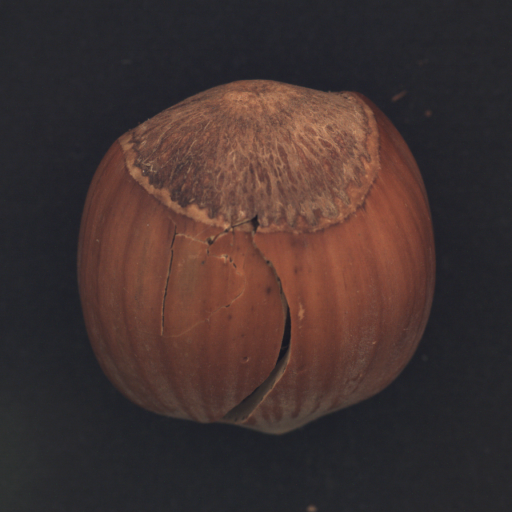
#> input picture 09_ComputerVision/hazelnut_anomaly_detection/data/hazelnut/test/crack/002.png, 1024 x 1024 px, given as the content of the folder ./data/hazelnut/train/good, which was not available (shown at 1/2 size)
$ python solution.py
#> lines starting #> are read from the running program, lines starting #| are printed output that depends on the picture; pictures that were not available may be replaced by others from this repository, and a replacement may not be noted
#%% [markdown]
#정상 학습 이미지 수   : 391
#원본 특징 벡터 shape : (391, 864)
#Train  : 312장
#Val    : 79장
#Train shape : (312, 864)
#Val   shape : (79, 864)
#앙상블 모델 3개 학습 완료 (random_states=[42, 123, 7])
#테스트 이미지 수 : 110
#정상 수          : 40
#이상 수          : 70
#validation 앙상블 점수 일부: [0.0614 0.0751 0.0657 0.0252 0.0592 0.0786 0.0666 0.0591 0.0677 0.0756]
#Threshold (val 하위 65%, 중앙값) : 0.0723
#Confusion Matrix
#[[ 5 35]
# [ 5 65]]
#
#Classification Report
#              precision    recall  f1-score   support
#
#      normal       0.50      0.12      0.20        40
#     anomaly       0.65      0.93      0.76        70
#
#    accuracy                           0.64       110
#   macro avg       0.57      0.53      0.48       110
#weighted avg       0.60      0.64      0.56       110
#
#Anomaly F1-score : 0.7647
#ROC AUC (참고용) : 0.5725
#검출된 박스 수: 1
#박스 (x, y, w, h, area): (34, 30, 188, 197, 28459.5)

# %% [markdown]
# # 산업 이상 탐지 실습 노트북 (정확도 개선판)
# ## MVTec AD `hazelnut` + **멀티스케일 LBP** + **Isolation Forest** + OpenCV 후처리
#
# ### 제약 조건
# - 특징 추출: **LBP만 사용** (HOG, 색상 히스토그램 등 사용 안 함)
# - 모델: **Isolation Forest 앙상블 (3개 random_state 평균)**
#
# ### 개선 항목
# | 항목 | 기존 | 개선 |
# |------|------|------|
# | 이미지 전처리 | Blur → CLAHE | 원본 Grayscale (미세 결함 패턴 보존) |
# | LBP 추출 | 전역 단일 스케일 | 4×4 Grid × 반지름 [1,2,3] 멀티스케일 |
# | 정규화 | StandardScaler | 제거 (LBP 히스토그램은 이미 확률 분포) |
# | 모델 | 단일 IF (n=300) | IF 앙상블 3개 (n=500, max_samples=0.8) |
# | Threshold | train 하위 5% 고정 | validation 중앙값(65%ile, 누수 없음) |
# | 이미지 크기 | 128×128 | 256×256 (미세 균열 LBP 소실 방지) |
# | 이상 위치 이진화 | Otsu | THRESH_TRIANGLE (단봉 분포 대응) |
# | Morphology | OPEN → CLOSE | OPEN → DILATE → CLOSE (박스 안정성 강화) |

# %% [markdown]
# ## 1. 라이브러리 설치

# %%
# !pip -q install scikit-image scikit-learn opencv-python matplotlib koreanize-matplotlib

# %% [markdown]
# ## 2. 모듈 import

# %%
import koreanize_matplotlib
import os
import cv2
import numpy as np
import matplotlib.pyplot as plt

from skimage.feature import local_binary_pattern
from skimage.metrics import structural_similarity as ssim

from sklearn.ensemble import IsolationForest
from sklearn.model_selection import train_test_split
from sklearn.metrics import (
    classification_report, confusion_matrix,
    roc_curve, auc, f1_score
)

# %% [markdown]
# ## 3. 경로 및 전역 상수 설정
#
# CLAHE 객체는 모듈 상단에서 한 번만 생성하고 재사용합니다.
# 이미지 수백 장을 처리할 때 함수 호출마다 생성하는 낭비를 방지합니다.

# %%
DATASET_DIR = "./data/hazelnut"
IMG_SIZE    = (256, 256)   # 특징 추출용 크기 — 고해상도로 미세 균열의 LBP 소실 방지
LOC_SIZE    = (256, 256)   # 이상 위치 표시용 크기
MIN_AREA    = 100          # 이상 위치 박스 최소 면적 (픽셀 단위)

# CLAHE 객체 전역 1회 생성
# → build_mean_reference, localize_anomaly 두 곳에서 공유
CLAHE = cv2.createCLAHE(clipLimit=2.0, tileGridSize=(8, 8))

# %% [markdown]
# ## 4. 전처리 + Grid 멀티스케일 LBP 특징 추출 함수
#
# ### 원본 Grayscale (전처리)
# LBP는 픽셀 간 밝기 대소를 비교해 패턴을 만듭니다.
# Blur나 CLAHE는 미세 균열·긁힘의 고주파 경계를 뭉개
# LBP가 포착해야 할 결함 패턴을 약화시키므로 적용하지 않습니다.
# 원본 픽셀 대조값을 그대로 보존해 결함 패턴이 히스토그램에 명확히 반영되게 합니다.
#
# ### n_bins 이론값 고정
# `uniform` LBP의 가능한 패턴 수는 `n_points + 2`로 이론적으로 고정되므로
# 이 값을 n_bins로 사용하면 모든 이미지에서 벡터 길이가 항상 동일합니다.
#
# ### Grid 분할 LBP (4×4 격자)
# 전역 히스토그램은 결함이 어디에 있든 같은 벡터를 만들어 위치 정보가 소실됩니다.
# 이미지를 4×4 격자(16개 셀)로 나눠 셀마다 히스토그램을 추출하면
# 결함의 위치 정보가 특징 벡터에 반영됩니다.
# 셀이 작을수록 결함이 해당 셀 히스토그램에서 차지하는 밀도가 커져
# 미세 결함이 특징에 더 명확히 드러납니다.
# (256×256 기준 각 셀 = 64×64 픽셀)
#
# ### 멀티스케일 LBP (반지름 1·2·3)
# - 반지름 1: 미세 텍스처 (긁힘, 미세 오염)
# - 반지름 2: 중간 텍스처 (균열, 패인 흔적)
# - 반지름 3: 거시 텍스처 (큰 변형, 깨짐)
#
# 최종 특징 벡터 = 16 셀 × 3 스케일 × (n_points + 2) bins

# %%
# Grid 분할 수 (GRID_N × GRID_N 개 셀)
# 4×4 격자: 16개 셀로 분할해 미세 결함이 히스토그램에서 차지하는 비중을 높임
# 셀이 작을수록 결함이 전체 픽셀에서 차지하는 밀도가 커져 특징에 더 명확히 반영됨
GRID_N = 4

# 멀티스케일 LBP 반지름 목록
# radius=5 는 64×64 셀 환경에서도 노이즈 bin을 늘려 판별력을 저하시키므로 제거
LBP_RADII = [1, 2, 3]

def extract_lbp_feature(image_path, size=IMG_SIZE):
    """
    이미지 1장에서 Grid 분할 멀티스케일 LBP 히스토그램을 추출합니다.

    처리 순서
    ---------
    1) 이미지 읽기 → resize
    2) 원본 Grayscale 변환 (전처리 없음)
    3) GRID_N×GRID_N 격자 분할
    4) 각 셀 × 각 반지름(LBP_RADII)마다 LBP 히스토그램 추출
    5) 전체 히스토그램 이어 붙여 반환

    반환값
    ------
    feature      : 1차원 복합 LBP 특징 벡터
    original_rgb : 시각화용 원본 RGB 이미지
    gray         : 분석용 흑백 이미지 (원본 그대로)
    """
#> called with image_path = './data/hazelnut/train/good/002.png', size = (256, 256)
    img = cv2.imread(image_path)
#> img is the input picture: shape (1024, 1024, 3); mean B, G, R 48.5, 50.3, 66
    if img is None:
        return None, None, None

    original_rgb = cv2.cvtColor(img, cv2.COLOR_BGR2RGB)
    resized = cv2.resize(img, size)
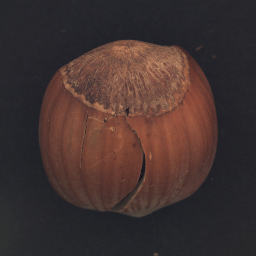
#> resized: shape (256, 256, 3); mean B, G, R 48.6, 50.4, 66.1

    # ── 원본 Grayscale 변환 ──────────────────────────────────────
    # LBP는 픽셀 간 밝기 대소를 비교해 패턴을 만듭니다.
    # Blur나 CLAHE는 미세 균열·긁힘 같은 고주파 경계를 뭉개
    # LBP가 포착해야 할 결함 패턴을 약화시킵니다.
    # 원본 픽셀 대조값을 보존하기 위해 전처리 없이 바로 Grayscale 변환합니다.
    gray = cv2.cvtColor(resized, cv2.COLOR_BGR2GRAY)
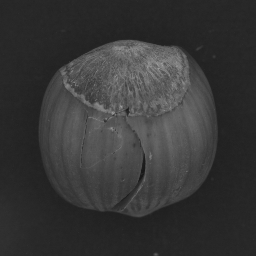
#> gray: shape (256, 256); min 24, max 158, mean 54.9

    h, w = gray.shape
#> h = 256; w = 256
    cell_h = h // GRID_N
#> cell_h = 64
    cell_w = w // GRID_N
#> cell_w = 64

    # ── Grid 분할 멀티스케일 LBP ─────────────────────────────────
    all_hists = []
    for row in range(GRID_N):
        for col in range(GRID_N):
            cell = gray[
                row * cell_h : (row + 1) * cell_h,
                col * cell_w : (col + 1) * cell_w
            ]
            for radius in LBP_RADII:
                n_points = 8 * radius
                lbp = local_binary_pattern(cell, n_points, radius, method='uniform')
                n_bins = n_points + 2      # uniform LBP 이론값 고정
                hist, _ = np.histogram(
                    lbp.ravel(), bins=n_bins, range=(0, n_bins), density=True
                )
                all_hists.append(hist)
#> after the loop, all_hists = 48 items

    feature = np.concatenate(all_hists)
#> feature = 864 values, max 0.594 at index 53, min 0.00171 at index 40, mean 0.0556
    return feature, original_rgb, gray

# %% [markdown]
# ## 5. 정상 학습 이미지 특징 추출

# %%
train_good_dir = os.path.join(DATASET_DIR, "train", "good")

X_train = []
train_paths = []

for fname in sorted(os.listdir(train_good_dir)):
    fpath = os.path.join(train_good_dir, fname)
    feat, _, _ = extract_lbp_feature(fpath)
#> feat has the same summary as feature in extract_lbp_feature
    if feat is not None:
        X_train.append(feat)
        train_paths.append(fpath)

X_train = np.array(X_train)
print(f"정상 학습 이미지 수   : {len(X_train)}")
#| 정상 학습 이미지 수   : 1
print(f"원본 특징 벡터 shape : {X_train.shape}")
#| 원본 특징 벡터 shape : (1, 864)

# %% [markdown]
# ## 6. 학습 이미지 일부 확인
#
# 특징 추출 직후, 모델 학습 전에 실제 학습 데이터를 눈으로 먼저 확인합니다.

# %%
sample_count = min(6, len(train_paths))
plt.figure(figsize=(12, 6))
for i in range(sample_count):
    img = cv2.imread(train_paths[i])
    img = cv2.cvtColor(img, cv2.COLOR_BGR2RGB)
    plt.subplot(2, 3, i + 1)
    plt.imshow(img)
    plt.title(f"train/good 예시 {i+1}")
    plt.axis("off")
plt.tight_layout()
plt.show()

# %% [markdown]
# ## 7. Train / Validation 분리
#
# Threshold를 정하려면 '정답을 모르는' 기준 데이터가 필요합니다.
# 테스트 레이블(`y_true`)을 쓰면 정답을 미리 본 것과 같아 성능이 부풀려집니다.
# 대신 **정상 학습 데이터를 80/20으로 분리**하여
# 20%(validation)의 점수로 threshold를 결정하고,
# 80%(train)로만 모델을 학습합니다.
# 이렇게 하면 threshold 탐색 과정에서 테스트 레이블이 전혀 개입하지 않습니다.
#
# LBP 히스토그램은 `density=True` 옵션으로 이미 합이 1인 확률 분포입니다.
# Isolation Forest는 트리 기반 모델이라 스케일에 무관합니다.
# StandardScaler는 오히려 빈도 낮은 이상치 bin을 과도하게 증폭시킬 수 있으므로
# 정규화 없이 원본 특징 벡터를 그대로 사용합니다.

# %%
#> (the run stopped early here; a loop or call above may not have finished)

$ run again, on 09_ComputerVision/hazelnut_anomaly_detection/data/hazelnut/test/good/001.png
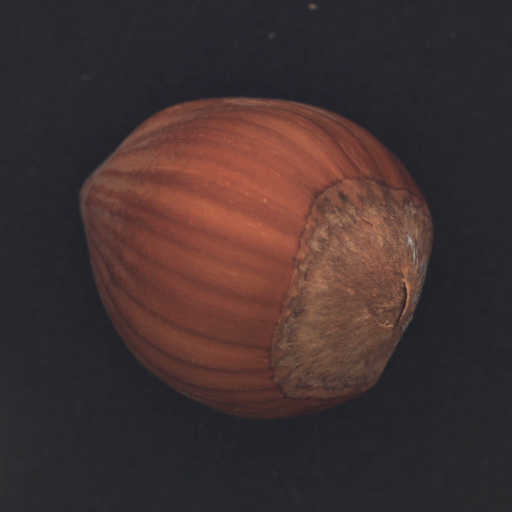
#> input picture 09_ComputerVision/hazelnut_anomaly_detection/data/hazelnut/test/good/001.png, 1024 x 1024 px, found by its file name (shown at 1/2 size)
#> in extract_lbp_feature, img is the input picture: shape (1024, 1024, 3); mean B, G, R 48.7, 49.3, 65.1
#> in extract_lbp_feature, `resized = cv2.resize(img, size)`:
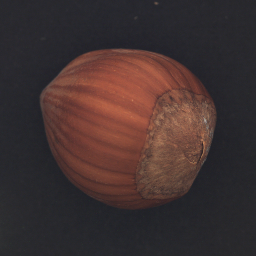
#> resized: shape (256, 256, 3); mean B, G, R 48.8, 49.4, 65.2
#> in extract_lbp_feature, `gray = cv2.cvtColor(resized, cv2.COLOR_BGR2GRAY)`:
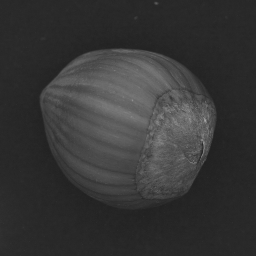
#> gray: shape (256, 256); min 33, max 169, mean 54.1
#> after the loop in extract_lbp_feature, `for row in range(GRID_N):`: all_hists = 48 items
#> feature = 864 values, max 0.592 at index 215, min 0.00171 at index 44, mean 0.0556
#> feat has the same summary as feature in extract_lbp_feature
#| 정상 학습 이미지 수   : 1
#| 원본 특징 벡터 shape : (1, 864)
